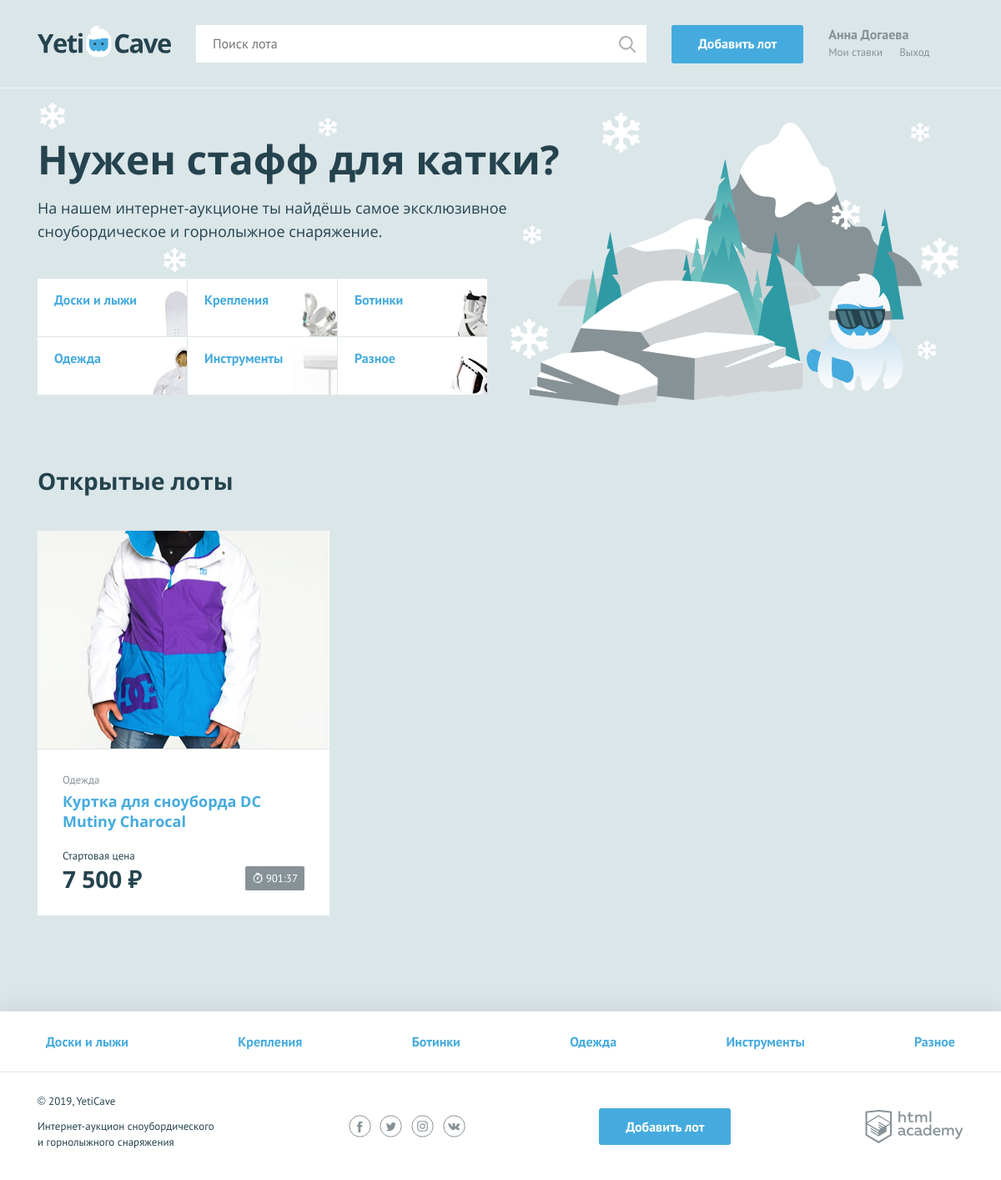
The page / on the database its author committed.
### tables this page shows
CREATE TABLE categories (
    id INT(12) NOT NULL AUTO_INCREMENT PRIMARY KEY,
    name CHAR(64) UNIQUE NOT NULL,
    symbol_code CHAR(64) UNIQUE NOT NULL
);

CREATE TABLE lots
(
    id INT(12)  AUTO_INCREMENT PRIMARY KEY NOT NULL,
    start_date TIMESTAMP DEFAULT CURRENT_TIMESTAMP,
    name CHAR(64) NOT NULL,
    description CHAR(255) NOT NULL,
    image CHAR(255) NOT NULL,
    start_price INT(255)  NOT NULL,
    end_date TIMESTAMP NOT NULL,
    bid_step INT(255)  NOT NULL,
    author_id INT(12)  NOT NULL,
    winner_id INT(12),
    category_id INT(12)  NOT NULL
);

### helpers.php (called while the page is built, shortened)
<?php
function include_template($name, array $data = []) {
    $name = 'templates/' . $name;
    extract($data);
    require $name;
    $result = ob_get_clean();
    return $result;
}

### functions.php (called while the page is built, shortened)
<?php
function format_price($num, $symbol = ' ₽') {
    $num = number_format($num, 0, '.', ' ');
    $num = $num . $symbol;
    return $num;
};
function calculate_remaining_time($time) {
    $current_time = date_create('now');
    $future_time = date_create($time);
    if ($current_time < $future_time) {
        $interval = date_diff($current_time, $future_time);
        $days = date_interval_format($interval, '%a');
        $hours = date_interval_format($interval, '%h');
        $total_hours = sprintf('%02d', $days*24 + $hours);
        $minutes = date_interval_format($interval, '%I');
        $result = [$total_hours, $minutes];
    } else {
        $result = ['00', '00'];
    }
    return $result;
};
function get_active_lots($con) {
    $sql= 'SELECT l.NAME, l.start_price, l.image, l.end_date, l.id, c.name FROM lots l JOIN categories c ON l.category_id = c.id WHERE end_date > NOW() ORDER BY start_date DESC
';
    $result = mysqli_query($con, $sql);
    $lots = mysqli_fetch_all($result, MYSQLI_ASSOC);
    return $lots;
};
function get_categories($con) {
    $sql = 'SELECT id, symbol_code, name FROM categories';
    $result = mysqli_query($con, $sql);
    $categories = mysqli_fetch_all($result, MYSQLI_ASSOC);
    return $categories;
};

### templates/main.php (the view, shortened to what this page needs)
<section class="promo">
    <h2 class="promo__title">Нужен стафф для катки?</h2>
    <p class="promo__text">На нашем интернет-аукционе ты найдёшь самое эксклюзивное сноубордическое и горнолыжное снаряжение.</p>
    <ul class="promo__list">
        <?php foreach ($categories as $category): ?>
            <li class= "promo__item  promo__item--<?=$category['symbol_code'];?>">
                <a class="promo__link" href="pages/all-lots.html"><?= htmlspecialchars($category['name']); ?></a>
            </li>
        <?php endforeach?>
    </ul>
</section>
<section class="lots">
    <div class="lots__header">
        <h2>Открытые лоты</h2>
    </div>
    <ul class="lots__list">
        <?php foreach ($lots as $lot): ?>
            <li class="lots__item lot">
                <div class="lot__image">
                    <img src="<?= htmlspecialchars($lot['image']); ?>" width="350" height="260" alt="">
                </div>
                <div class="lot__info">
                    <span class="lot__category"><?= htmlspecialchars($lot['name']); ?></span>
                    <h3 class="lot__title"><a class="text-link" href="/lot.php?lot=<?= $lot['id']; ?>"><?= htmlspecialchars($lot['NAME']); ?></a></h3>
                    <div class="lot__state">
                        <div class="lot__rate">
                            <span class="lot__amount">Стартовая цена</span>
                            <span class="lot__cost"><?= format_price(htmlspecialchars($lot['start_price'])); ?></span>
                        </div>
                        <div class="lot__timer timer
                        ?>">
                            <?= (calculate_remaining_time($lot['end_date']))[0] . ':' . (calculate_remaining_time($lot['end_date']))[1]; ?>
                        </div>
                    </div>
                </div>
            </li>
        <?php endforeach ?>
    </ul>
</section>

### templates/layout.php (shortened to what this page needs)
<!DOCTYPE html>
<html lang="ru">
<head>
    <link href="../css/normalize.min.css" rel="stylesheet">
    <link href="../css/style.css" rel="stylesheet">
    <link href="../css/flatpickr.min.css" rel="stylesheet">
</head>
<body>
<div class="page-wrapper">
    <header class="main-header">
        <div class="main-header__container container">
            <a class="main-header__logo" href="/">
                <img src="../img/logo.svg" width="160" height="39" alt="Логотип компании YetiCave">
            </a>
            <form class="main-header__search" method="get" action="https://echo.htmlacademy.ru" autocomplete="off">
                <input type="search" name="search" placeholder="Поиск лота">
                <input class="main-header__search-btn" type="submit" name="find" value="Найти">
            </form>
            <a class="main-header__add-lot button" href="add.php">Добавить лот</a>
            <nav class="user-menu">
                <?php if ($is_auth): ?>
                    <div class="user-menu__logged">
                        <p><?= $user_name ?></p>
                        <a class="user-menu__bets" href="pages/my-bets.html">Мои ставки</a>
                        <a class="user-menu__logout" href="#">Выход</a>
                    </div>
                <?php endif; ?>
            </nav>
        </div>
    </header>
    <main <?php if ($_SERVER[REQUEST_URI]=="/")
        {
            echo ('class="container"');
        }
    ?>
    >
        <?= $content; ?>
    </main>
</div>
<footer class="main-footer">
    <nav class="nav">
        <ul class="nav__list container">
            <?php foreach ($categories as $category): ?>
                <li class="nav__item">
                    <a href="pages/all-lots.html"><?=htmlspecialchars($category['name'])?></a>
                </li>
            <?php endforeach ?>
        </ul>
    </nav>
    <div class="main-footer__bottom container">
        <div class="main-footer__copyright">
            <p>© 2019, YetiCave</p>
            <p>Интернет-аукцион сноубордического и горнолыжного снаряжения</p>
        </div>
        <div class="main-footer__social social">
            <a class="social__link social__link--facebook" href="#">
            </a>
            <a class="social__link social__link--twitter" href="#">
            </a>
            <a class="social__link social__link--instagram" href="#">
            </a>
            <a class="social__link social__link--vkontakte" href="#">
            </a>
        </div>
        <a class="main-footer__add-lot button" href="add-lot.html">Добавить лот</a>
        <div class="main-footer__developed-by">
            <a class="logo-academy" href="https://htmlacademy.ru/intensive/php">
            </a>
        </div>
    </div>
</footer>
</body>
</html>

### index.php
<?php
require_once('helpers.php');
require_once('dbinit.php');
require_once('functions.php');
$is_auth = rand(0, 1);
$user_name = 'Анна Догаева';
$page_content = include_template('main.php', [
    'categories' => get_categories($con),
    'lots' => get_active_lots($con)
]);
$layout_content = include_template('layout.php', [
    'content' => $page_content,
    'title' => 'Главная',
    'categories' => get_categories($con),
    'user_name' => $user_name,
    'is_auth' => $is_auth
]);
print($layout_content);
?>

### rows shown on the page
categories: name "Доски и лыжи"
categories: name "Крепления"
categories: name "Ботинки"
categories: name "Одежда"
categories: name "Инструменты"
categories: name "Разное"
lots: image (picture), category.name "Одежда", name "Куртка для сноуборда DC Mutiny Charocal", start_price "7 500 ₽", end_date "901", end_date "37"

### other values the page prints
$user_name "Анна Догаева"
